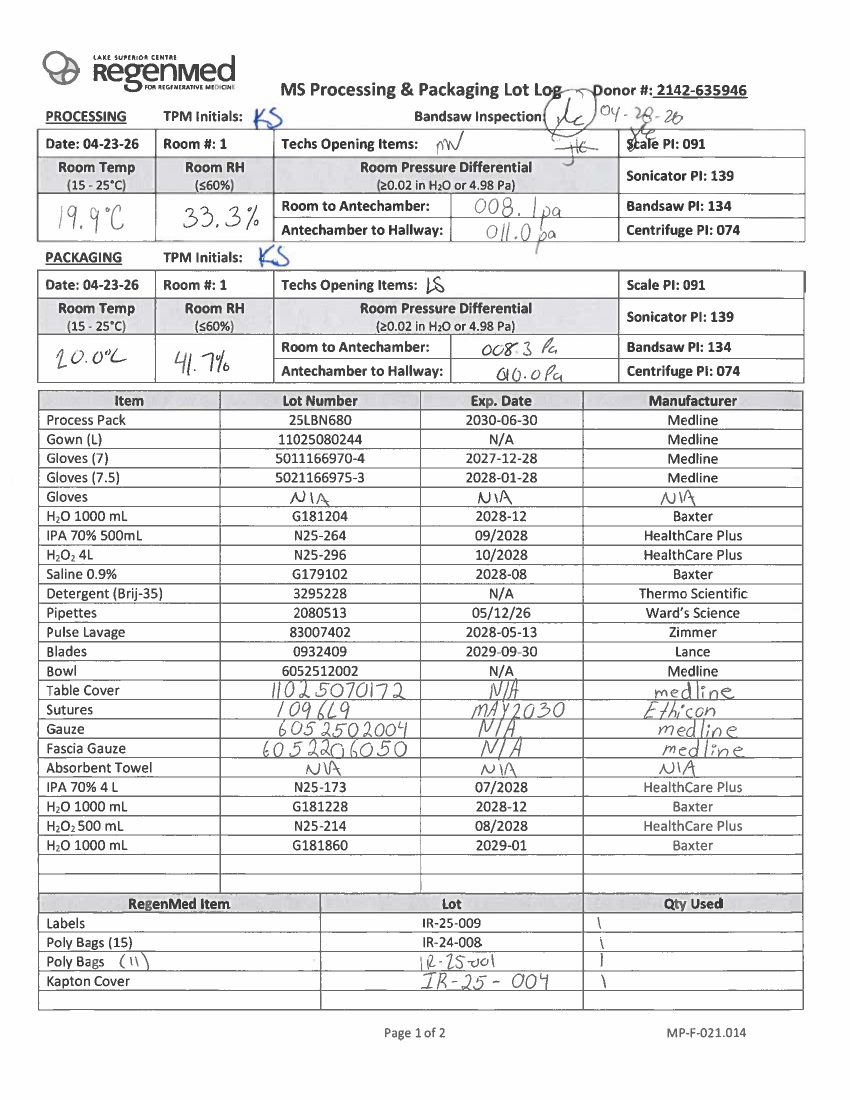
#> input picture samples/lotlog-1.png, 1700 x 2200 px (shown at 1/2 size)
$ python -i checks.py   (imports and definitions only)
#> lines starting #> are read from the running program, lines starting #| are printed output that depends on the picture; after the words box and inside, x2 and y2 are one past the last pixel; in counts of white or black regions, pixels touching at a corner belong together
#> further down, picture is the input picture: shape (2200, 1700, 3); mean B, G, R 234.2, 234, 234
"""Per-form validation rule engines. Each returns a list of issue dicts:

    {"severity": "error"|"warning", "field": str, "message": str,
     "box": (x0,y0,x1,y1) | None, "page": int}
"""
import re
import cv2
import numpy as np

from .vision import (is_filled, ink_fraction, count_x_clusters, count_y_clusters,
                     has_diagonal_slash, ocr_text)
from .forms import MP_F_023, QS_F_049, LOT_LOG, MP_F_018

DATE_RE = re.compile(r"^\d{1,2}[-/]\d{1,2}[-/]\d{2}(\d{2})?$")
# Confident wrong-format read: YYYY-MM-DD / YYYY/MM/DD. Only a full,
# separator-delimited 4-digit-year read counts — digit fragments from
# noisy OCR ("2/29") must NOT be flagged, they fall through to the
# structural check instead.
WRONG_FMT_RE = re.compile(r"^\d{4}[-/]\d{1,2}[-/]\d{1,2}$")
NA_RE = re.compile(r"^\W*n\W*a\W*$", re.IGNORECASE)


def _issue(severity, field, message, box=None, page=0):
    return {"severity": severity, "field": field, "message": message,
            "box": box, "page": page}


# [104 lines left out: functions _ink_x_span, check_date_zone, _looks_like_date, _is_shaded, not called in this run]


def _find_frfd_centers(img):
    """Y-centers of the 17 MP-F-023 data rows from the printed FRZ/FD text.

    FRZ/FD is pre-printed in every data row; blank spacer rows have none.
    Returns [] if detection fails (caller falls back to hardcoded centers).
    """
    H, W = img.shape[:2]
#> H = 2200; W = 1700
    gray = img if len(img.shape) == 2 else cv2.cvtColor(img, cv2.COLOR_BGR2GRAY)
    x0, x1 = int(0.335 * W), int(0.415 * W)
#> x0 = 569; x1 = 705
    region = gray[int(0.48 * H):int(0.84 * H), x0:x1]
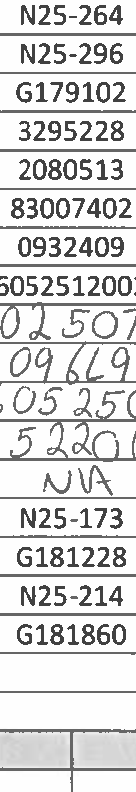
#> region: shape (792, 136); min 65, max 255, mean 216.9
    _, b = cv2.threshold(region, 170, 255, cv2.THRESH_BINARY_INV)
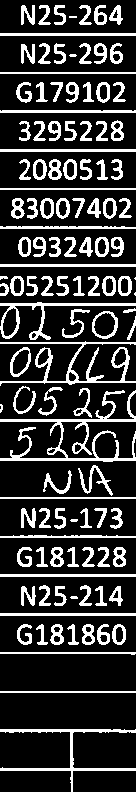
#> b: shape (792, 136); 20.7% white; 118 white regions (4 under 20 px), largest, box (x1, y1, x2, y2) and area: (0, 390, 136, 462) 1902, (0, 341, 136, 386) 1293, (0, 729, 136, 792) 1001
    b = cv2.morphologyEx(b, cv2.MORPH_CLOSE, np.ones((3, 9), np.uint8))
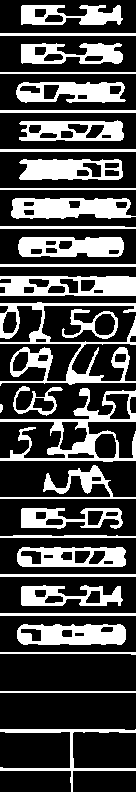
#> b: shape (792, 136); 29.2% white; 31 white regions, largest, box (x1, y1, x2, y2) and area: (0, 302, 136, 386) 2983, (0, 388, 136, 462) 2657, (11, 198, 136, 219) 2003
    n, _, stats, _ = cv2.connectedComponentsWithStats(b, 8)
#> n = 32; stats = 32 rows, first 6: [0, 0, 136, 792, 76215], [21, 5, 102, 20, 1289], [0, 33, 136, 3, 408], [21, 43, 102, 21, 1345], [0, 72, 136, 2, 272], [16, 82, 110, 21, 1541]
    centers = []
    for i in range(1, n):
        area, wpx, hpx = (stats[i, cv2.CC_STAT_AREA], stats[i, cv2.CC_STAT_WIDTH],
                          stats[i, cv2.CC_STAT_HEIGHT])
        if area > 200 and 15 < wpx < 120 and 8 < hpx < 40:
            yc = (stats[i, cv2.CC_STAT_TOP] + hpx / 2 + int(0.48 * H)) / H
            if yc > 0.49:  # skip the "FRZ / FD" column-header text
                centers.append(yc)
#> this loop made 31 passes
#> (area, wpx, hpx, yc) on passes 1, 3, 5, 7, 9, 13, 17, 18, 22, 24, 26, 28: (1289, 102, 20, 0.487), (1345, 102, 21, 0.504), (1541, 110, 21, 0.522), (1414, 105, 21, 0.539), (1596, 104, 21, 0.557), (1699, 106, 20, 0.592), (520, 56, 30, 0.627), (432, 50, 30, 0.662), (1151, 102, 21, 0.716), (1478, 109, 20, 0.733), (1211, 102, 21, 0.751), (1796, 109, 21, 0.768)
#> (area, wpx, hpx) on passes 2, 4, 6, 8, 10, 11: (408, 136, 3), (272, 136, 2), (408, 136, 3), (408, 136, 3), (272, 136, 2), (2003, 125, 21)
#> after the loop, centers = [0.504, 0.522, 0.539, 0.557, 0.592, 0.627, 0.662, 0.716, 0.733, 0.751, 0.768]
    centers.sort()
    return centers if len(centers) == 17 else []


# [221 lines left out: functions _qty_cell_filled, _has_initials, _date_dashes, check_mp_f023, _bottom_ink_width_frac, _is_na and 2 more, not called in this run]


# ------------------------------------------------------------- Lot Log
def _row_boxes(cols, y0, y1):
    return {k: (v[0], y0, v[1], y1) for k, v in cols.items()}


# [106 lines left out: functions _struck_through, check_lot_log, not called in this run]


CHECKERS = {"MP-F-023": check_mp_f023, "QS-F-049": check_qs_f049,
            "MP-F-021": check_lot_log}


# ------------------------------------------------------------- MP-F-018 (Discard)
# [105 lines left out: functions _has_handwriting, _ink_blobs, _overlaps, _has_shape, not called in this run]


def _expand(box, margin):
    return (box[0] - margin, box[1] - margin, box[2] + margin, box[3] + margin)


# [285 lines left out: functions _expand_x, _has_ink_overlapping, _detect_status_boxes, _is_checked, _is_graft_id_listed, _find_by_labels and 2 more, not called in this run]


CHECKERS["MP-F-018"] = check_mp_f018

>>> import cv2
>>> picture = cv2.imread('../samples/lotlog-1.png')
>>> result = _find_frfd_centers(picture)
#> result = []

$ run again, on samples/lotlog-2.png
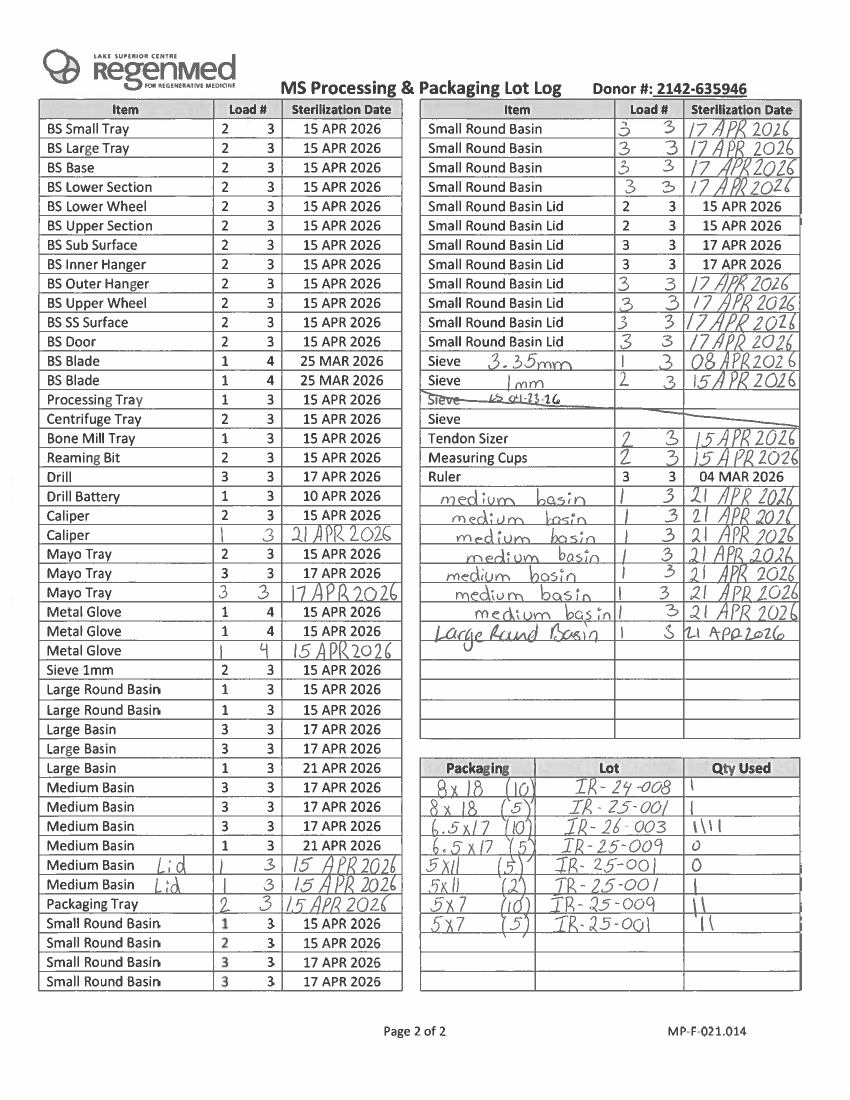
#> input picture samples/lotlog-2.png, 1700 x 2200 px (shown at 1/2 size)
#> picture is the input picture: shape (2200, 1700, 3); min 48, max 255, mean 231.9
#> in _find_frfd_centers, `region = gray[int(0.48 * H):int(0.84 * H), x0:x1]`:
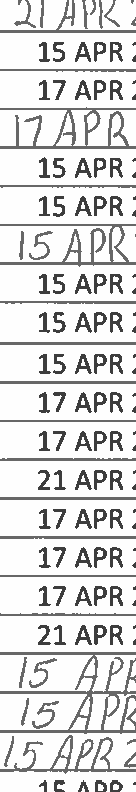
#> region: shape (792, 136); min 61, max 255, mean 219.1
#> in _find_frfd_centers, `b = cv2.morphologyEx(b, cv2.MORPH_CLOSE, np.ones((3, 9), np.uint8))`:
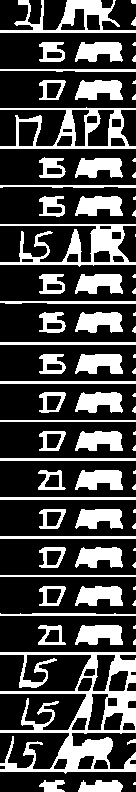
#> b: shape (792, 136); 28.5% white; 78 white regions (30 under 20 px), largest, box (x1, y1, x2, y2) and area: (0, 652, 136, 774) 5794, (0, 224, 136, 267) 2139, (0, 107, 136, 149) 1910
#> n = 79; stats = 79 rows, first 6: [0, 0, 136, 792, 77016], [0, 0, 136, 33, 1581], [131, 0, 5, 4, 19], [131, 17, 5, 9, 28], [39, 42, 26, 20, 329], [75, 42, 48, 20, 712]
#> the loop in _find_frfd_centers, `for i in range(1, n):` made 78 passes
#> (area, wpx, hpx, yc) on passes 4, 5, 9, 10, 14, 15, 19, 20: (329, 26, 20, 0.504), (712, 48, 20, 0.504), (240, 27, 20, 0.521), (730, 48, 20, 0.521), (330, 27, 21, 0.556), (712, 48, 20, 0.556), (320, 26, 21, 0.574), (728, 48, 20, 0.574)
#> after the loop in _find_frfd_centers, `for i in range(1, n):`: centers = 30 values, max 0.837 at index 28, min 0.504 at index 0, mean 0.659
#> result = []

$ run again, on samples/qsf049-1.png
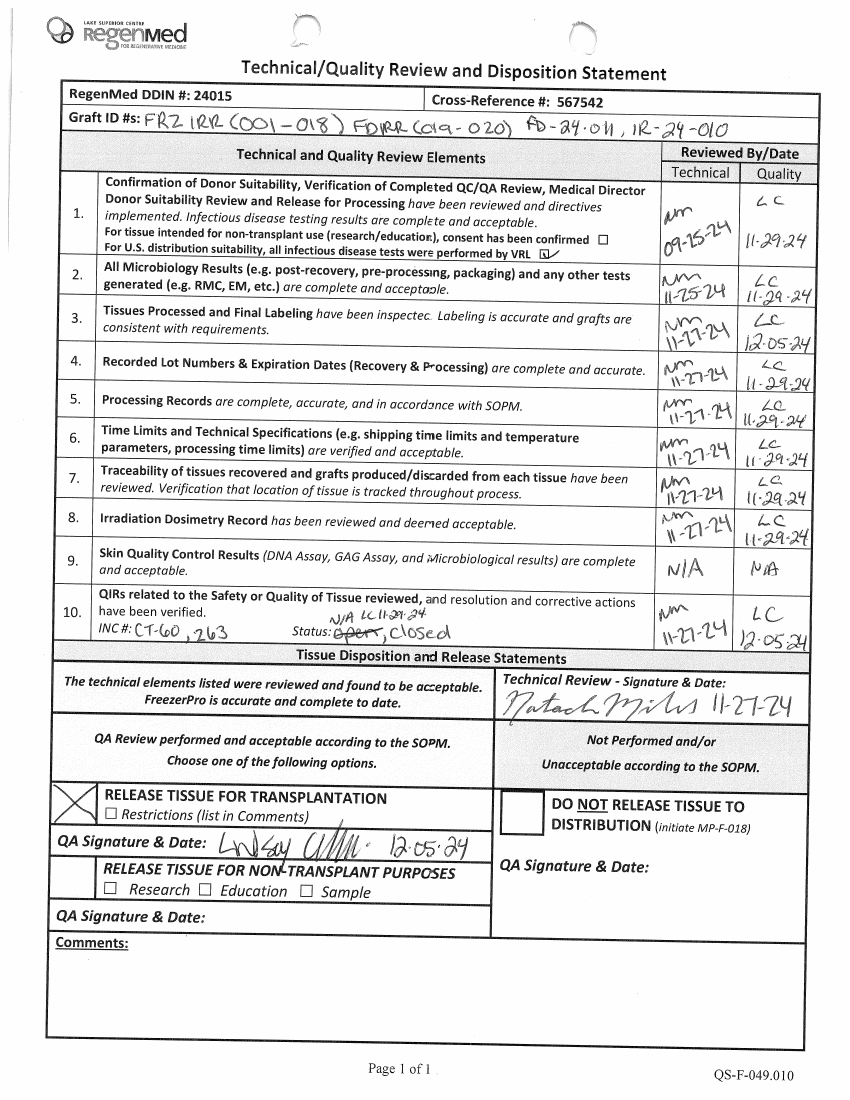
#> input picture samples/qsf049-1.png, 1700 x 2200 px (shown at 1/2 size)
#> picture is the input picture: shape (2200, 1700, 3); min 0, max 255, mean 231.5
#> in _find_frfd_centers, `region = gray[int(0.48 * H):int(0.84 * H), x0:x1]`:
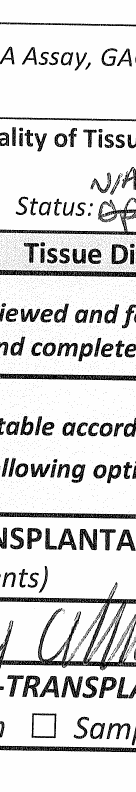
#> region: shape (792, 136); min 0, max 254, mean 217.1
#> in _find_frfd_centers, `b = cv2.morphologyEx(b, cv2.MORPH_CLOSE, np.ones((3, 9), np.uint8))`:
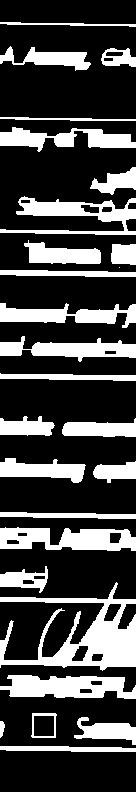
#> b: shape (792, 136); 27.1% white; 27 white regions (1 under 20 px), largest, box (x1, y1, x2, y2) and area: (0, 582, 136, 671) 4479, (0, 675, 136, 699) 2310, (0, 527, 136, 551) 2291
#> n = 28; stats = 28 rows, first 6: [0, 0, 136, 792, 78504], [0, 22, 136, 5, 307], [0, 46, 91, 25, 1043], [101, 48, 35, 19, 409], [0, 117, 136, 4, 308], [0, 127, 136, 25, 1751]
#> the loop in _find_frfd_centers, `for i in range(1, n):` made 27 passes
#> (area, wpx, hpx, yc) on passes 2, 3, 6, 8, 9, 15, 16, 17: (1043, 91, 25, 0.507), (409, 35, 19, 0.506), (661, 46, 28, 0.562), (1178, 77, 24, 0.595), (486, 25, 21, 0.596), (784, 55, 20, 0.674), (1011, 74, 19, 0.674), (1283, 86, 25, 0.694)
#> after the loop in _find_frfd_centers, `for i in range(1, n):`: centers = [0.507, 0.506, 0.562, 0.595, 0.596, 0.674, 0.674, 0.694, 0.695, 0.743, 0.81, 0.812]
#> result = []
